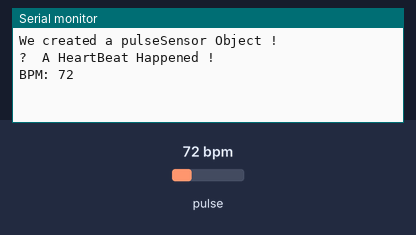
A sketch run on a simulated Arduino Uno, built with avr-gcc and run on an emulated ATmega328P. Parts: the last lines printed to the serial monitor. The test bench sets the inputs (shaded band); at power-on: pulse 72 bpm. No radio packets arrive unless stated.

Above: at 1.2 s.
1.3 s: pulse set to 42 bpm
At 2.7 s:
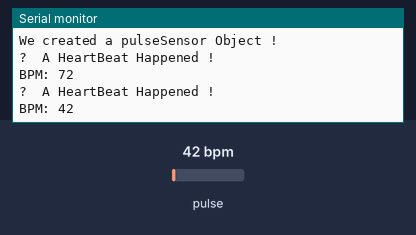
2.8 s: pulse set to 70 bpm
At 3.8 s:
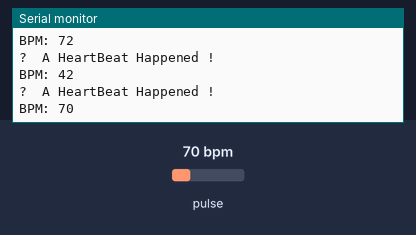
Timing chart, 0 to 5.8 s (numbered marks = the images above; inputs shaded):
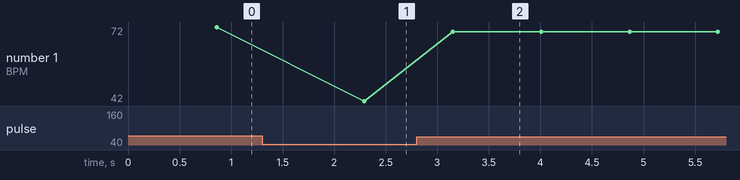

The sketch:

Hand_Code.ino
```cpp
#define USE_ARDUINO_INTERRUPTS true
#include <PulseSensorPlayground.h>

#include <SPI.h>
#include <nRF24L01.h>
#include <RF24.h>
RF24 radio(9, 10); // CE, CSN
const byte address[6] = "00001";

//  Variables
const int PulseWire = A5;
int Threshold = 550;

PulseSensorPlayground pulseSensor;  // Creates an instance of the PulseSensorPlayground object called "pulseSensor"
void setup() {
  Serial.begin(9600);
  radio.begin();
  radio.openWritingPipe(address);
  radio.setPALevel(RF24_PA_MIN);
  radio.stopListening();
  // Configure the PulseSensor object, by assigning our variables to it.
  pulseSensor.analogInput(PulseWire);
  pulseSensor.setThreshold(Threshold);
  // Double-check the "pulseSensor" object was created and "began" seeing a signal.
   if (pulseSensor.begin()) {
    Serial.println("We created a pulseSensor Object !");  //This prints one time at Arduino power-up,  or on Arduino reset.

  }
}
void loop() {
pulsesensor();
                  // considered best practice in a simple sketch.
}
void pulsesensor()
{
   int myBPM = pulseSensor.getBeatsPerMinute();
if (pulseSensor.sawStartOfBeat()) {
  int value;
 Serial.println("?  A HeartBeat Happened ! ");
 Serial.print("BPM: ");
 Serial.println(myBPM);
 value = myBPM;
 radio.write(&value, sizeof(value));

}
  }
```

Measured:
- after the input at 1.3 s, the serial monitor: prints a new line after 0.99 s (image 1)
- after the input at 2.8 s, the serial monitor: prints a new line after 0.35 s (image 2)
- plotted number 1: 72 → 42 after the input at 1.3 s, 42 → 70 after the input at 2.8 s
